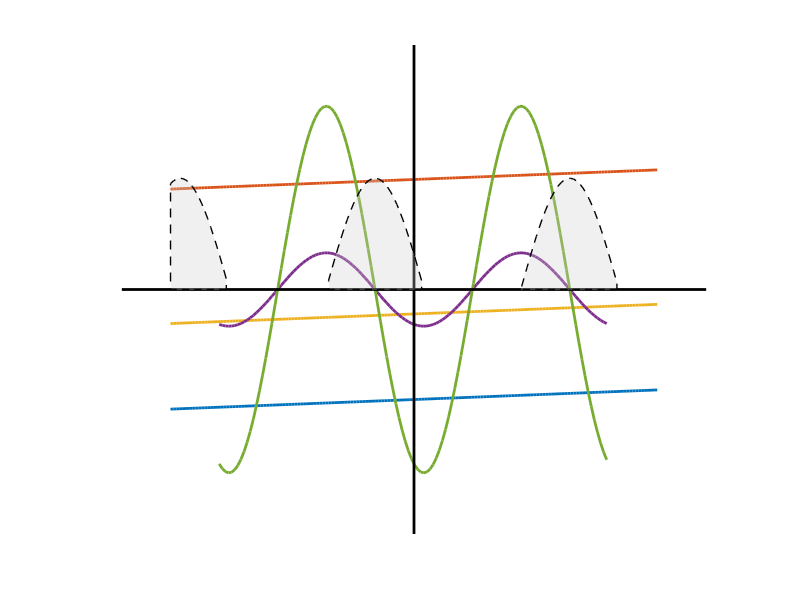
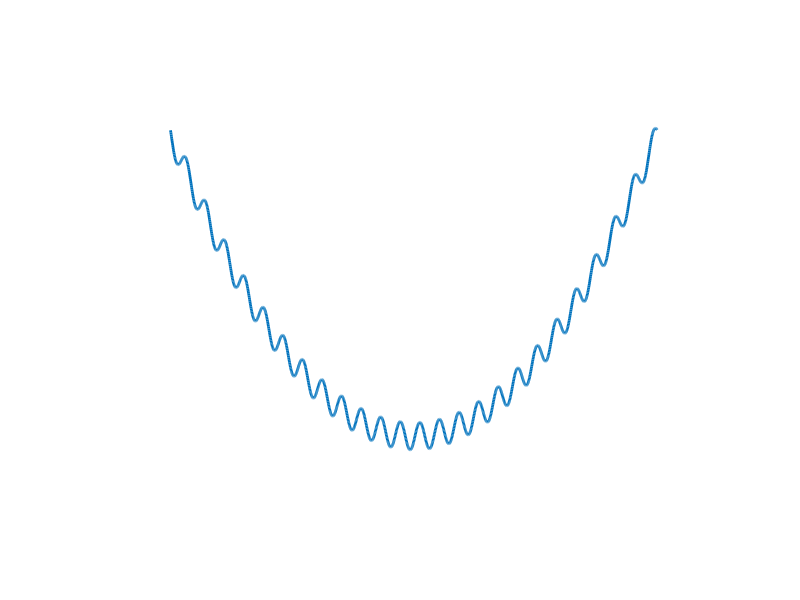
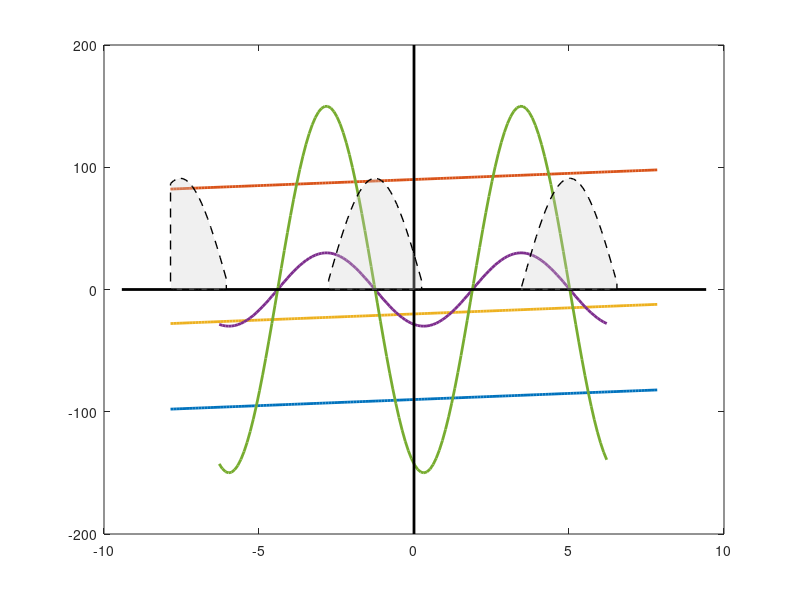

Write the MATLAB code that produced these figures, in order.
clear;close all;

%% \eta - F_i = -K_i sin(\eta + \phi)

% \eta - F_i = -K_i sin(\eta + \phi)
F_i = 90;
K_i = F_i;  % setting K_i = F_i
tau = 3;
alpha = 5;
M = 24;
phi = 0.4*pi;  % phase shift
eta_1 = -2*pi:0.1:2*pi;  % horizontal axis
eta_2 = -2.5*pi:0.1:2.5*pi;  
eta_3 = -25*pi:0.1:25*pi;  

%% critical point
figure(1)
plot(eta_2, eta_2 - F_i, 'LineWidth', 2); hold on;       
plot(eta_2, eta_2 + F_i, 'LineWidth', 2); hold on;       
plot(eta_2, eta_2 - 20, 'LineWidth', 2); hold on;        
plot(eta_1, -30*sin(eta_1 + phi), 'LineWidth', 2); hold on;  
plot(eta_1, -150*sin(eta_1 + phi), 'LineWidth', 2); hold on; 

plot([0,0],[-200,200],'k', 'LineWidth', 2); hold on;         
plot([-3*pi,3*pi],[0,0],'k', 'LineWidth', 2); hold on;       

y = 1+ K_i*cos(eta_2+phi);

% Find positive regions
positive_idx = find(y > 0);

% If you want contiguous filled regions (recommended), you can split into segments:
in_positive = y > 0;
d = diff([0 in_positive 0]);
start_idx = find(d == 1);
end_idx = find(d == -1) - 1;

for k = 1:length(start_idx)
    idx_range = start_idx(k):end_idx(k);
    fill_x = eta_2(idx_range);
    fill_y = y(idx_range);
    
    % Fill with dashed border
    h_fill = fill([fill_x, fliplr(fill_x)], [zeros(size(fill_y)), fliplr(fill_y)], ...
        [0.8 0.8 0.8], 'EdgeColor', 'k', 'LineStyle','--','LineWidth',1, 'FaceAlpha', 0.3);
end

axis off;
exportgraphics(gcf, 'figure_without_margins.png', 'Resolution', 600);

%% potential
figure(2);clf;
plot(eta_3, eta_3.^2 - 2*tau*sqrt(1+alpha^2)*0.4*23*cos(eta_3+phi), 'LineWidth', 2); hold on;  

axis off;
exportgraphics(gcf, 'figure_without_margins.png', 'Resolution', 600);

%% potential
figure(3);clf;
plot(eta_2, eta_2 - F_i, 'LineWidth', 2); hold on;       
plot(eta_2, eta_2 + F_i, 'LineWidth', 2); hold on;       
plot(eta_2, eta_2 - 20, 'LineWidth', 2); hold on;        
plot(eta_1, -30*sin(eta_1 + phi), 'LineWidth', 2); hold on;  
plot(eta_1, -150*sin(eta_1 + phi), 'LineWidth', 2); hold on; 

plot([0,0],[-200,200],'k', 'LineWidth', 2); hold on;        
plot([-3*pi,3*pi],[0,0],'k', 'LineWidth', 2); hold on;       

y = 1+ K_i*cos(eta_2+phi);

% Find positive regions
positive_idx = find(y > 0);

% If you want contiguous filled regions (recommended), you can split into segments:
in_positive = y > 0;
d = diff([0 in_positive 0]);
start_idx = find(d == 1);
end_idx = find(d == -1) - 1;

for k = 1:length(start_idx)
    idx_range = start_idx(k):end_idx(k);
    fill_x = eta_2(idx_range);
    fill_y = y(idx_range);
    
    % Fill with dashed border
    h_fill = fill([fill_x, fliplr(fill_x)], [zeros(size(fill_y)), fliplr(fill_y)], ...
        [0.8 0.8 0.8], 'EdgeColor', 'k', 'LineStyle','--','LineWidth',1, 'FaceAlpha', 0.3);
end
